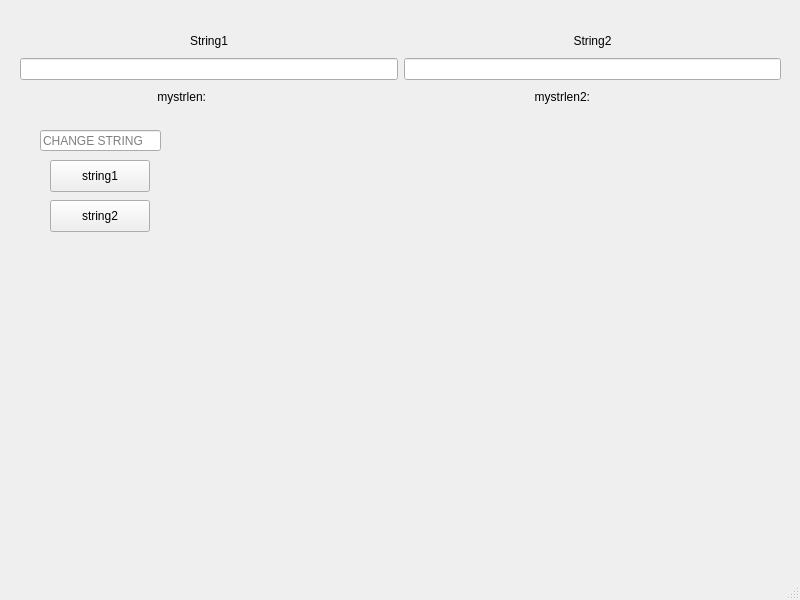
<?xml version="1.0" encoding="UTF-8"?>
<ui version="4.0">
 <class>MainWindow</class>
 <widget class="QMainWindow" name="MainWindow">
  <property name="geometry">
   <rect>
    <x>0</x>
    <y>0</y>
    <width>800</width>
    <height>600</height>
   </rect>
  </property>
  <property name="windowTitle">
   <string>MainWindow</string>
  </property>
  <widget class="QWidget" name="centralwidget">
   <widget class="QWidget" name="horizontalLayoutWidget">
    <property name="geometry">
     <rect>
      <x>20</x>
      <y>30</y>
      <width>761</width>
      <height>77</height>
     </rect>
    </property>
    <layout class="QHBoxLayout" name="horizontalLayout">
     <item>
      <layout class="QVBoxLayout" name="verticalLayout">
       <item>
        <widget class="QLabel" name="string1Label">
         <property name="text">
          <string>String1</string>
         </property>
         <property name="alignment">
          <set>Qt::AlignCenter</set>
         </property>
        </widget>
       </item>
       <item>
        <widget class="QLineEdit" name="string1Edit">
         <property name="text">
          <string/>
         </property>
         <property name="readOnly">
          <bool>true</bool>
         </property>
        </widget>
       </item>
       <item>
        <layout class="QHBoxLayout" name="horizontalLayout_3">
         <item>
          <widget class="QLabel" name="strlen1label">
           <property name="text">
            <string>mystrlen:</string>
           </property>
           <property name="alignment">
            <set>Qt::AlignRight|Qt::AlignTrailing|Qt::AlignVCenter</set>
           </property>
          </widget>
         </item>
         <item>
          <widget class="QLabel" name="strlen1">
           <property name="text">
            <string/>
           </property>
          </widget>
         </item>
        </layout>
       </item>
      </layout>
     </item>
     <item>
      <layout class="QVBoxLayout" name="verticalLayout_2">
       <item>
        <widget class="QLabel" name="string2Label">
         <property name="text">
          <string>String2</string>
         </property>
         <property name="alignment">
          <set>Qt::AlignCenter</set>
         </property>
        </widget>
       </item>
       <item>
        <widget class="QLineEdit" name="string2Edit">
         <property name="readOnly">
          <bool>true</bool>
         </property>
        </widget>
       </item>
       <item>
        <layout class="QHBoxLayout" name="horizontalLayout_4">
         <item>
          <widget class="QLabel" name="strlen2label">
           <property name="text">
            <string>mystrlen2:</string>
           </property>
           <property name="alignment">
            <set>Qt::AlignRight|Qt::AlignTrailing|Qt::AlignVCenter</set>
           </property>
          </widget>
         </item>
         <item>
          <widget class="QLabel" name="strlen2">
           <property name="text">
            <string/>
           </property>
          </widget>
         </item>
        </layout>
       </item>
      </layout>
     </item>
    </layout>
   </widget>
   <widget class="QLineEdit" name="changeStringLine">
    <property name="geometry">
     <rect>
      <x>40</x>
      <y>130</y>
      <width>121</width>
      <height>21</height>
     </rect>
    </property>
    <property name="placeholderText">
     <string>CHANGE STRING</string>
    </property>
   </widget>
   <widget class="QPushButton" name="changeString1">
    <property name="geometry">
     <rect>
      <x>50</x>
      <y>160</y>
      <width>100</width>
      <height>32</height>
     </rect>
    </property>
    <property name="text">
     <string>string1</string>
    </property>
   </widget>
   <widget class="QPushButton" name="changeString2">
    <property name="geometry">
     <rect>
      <x>50</x>
      <y>200</y>
      <width>100</width>
      <height>32</height>
     </rect>
    </property>
    <property name="text">
     <string>string2</string>
    </property>
   </widget>
  </widget>
  <widget class="QMenuBar" name="menubar">
   <property name="geometry">
    <rect>
     <x>0</x>
     <y>0</y>
     <width>800</width>
     <height>24</height>
    </rect>
   </property>
  </widget>
  <widget class="QStatusBar" name="statusbar"/>
 </widget>
 <resources/>
 <connections/>
</ui>
